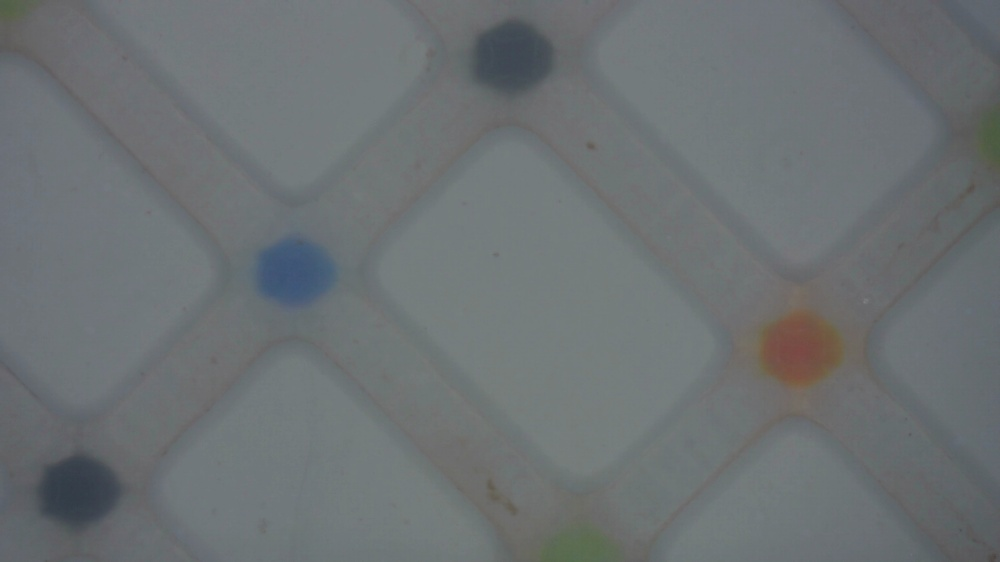
#> input picture circles in image/random/random_000.jpg, 1000 x 562 px, shrunk from 1920 x 1080 before the run; its folder holds only this picture in this run
$ python test.py
#> lines starting #> are read from the running program, lines starting #| are printed output that depends on the picture; after the words box and inside, x2 and y2 are one past the last pixel; in counts of white or black regions, pixels touching at a corner belong together
import cv2
import numpy as np
from matplotlib import pyplot as plt
import os

def detect_and_draw_contours(image_path: str):
    # img = cv2.imread(image_path)
    # if img is None:
    #     raise ValueError("Wrong image path")

    # # Convert to HSV and extract S and V channels
    # hsv = cv2.cvtColor(img, cv2.COLOR_BGR2HSV)
    # h_value, s_value, v_value = cv2.split(hsv)
    # # h_value[:] = 150
    # # v_value[:] = 255
    # # s_value[:] = 100

    # # _, s_value = cv2.threshold(s_value, 20, 255, cv2.THRESH_BINARY)
    # # s_value += 50
    # # h_value += 50

    # combined_weighted = cv2.addWeighted(s_value, 0.8, h_value, 0.2, 0)
    # kernel = np.ones((7,7),np.uint8)
    # erode = cv2.erode(combined_weighted, kernel, iterations=3)

    # edges = combined_weighted - erode
    # # _, th = cv2.threshold(edges, 250, 255, cv2.THRESH_BINARY)
    # # edges = cv2.Canny(combined_weighted, 50, 150)
    # combined_weighted2 = cv2.addWeighted(combined_weighted, 0.6, v_value, 0.4, 0)
    # hsv_modified = cv2.merge([h_value, s_value, v_value])
    # # # Convert back to RGB
    # # img_hue_white = cv2.cvtColor(hsv_modified, cv2.COLOR_HSV2RGB)
    # # hsvNew = cv2.cvtColor(img_hue_white, cv2.COLOR_RGB2HSV)
    # # h_valueNew, s_valueNew, v_valueNew = cv2.split(hsvNew)
    # # combined_weightedNew = cv2.addWeighted(s_valueNew, 0.8, v_valueNew, 0.2, 0)
    # # img_hue_white = cv2.cvtColor(img_hue_white, cv2.COLOR_RGB2GRAY)
    # clahe = cv2.createCLAHE(clipLimit=20, tileGridSize=(8, 8))
    # cl1 = clahe.apply(combined_weighted)
    # _, th = cv2.threshold(cl1, 200, 255, cv2.THRESH_BINARY_INV)
    # edges = cv2.Canny(edges, 50, 150)

    # # Step 8: Display Results
    # plt.figure(figsize=(15, 6))
    # plt.subplot(161), plt.imshow(img[:, :, ::-1])
    # plt.title('Original Image'), plt.xticks([]), plt.yticks([])
    # plt.subplot(162), plt.imshow(h_value, cmap='gray')
    # plt.title('h'), plt.xticks([]), plt.yticks([])
    # plt.subplot(163), plt.imshow(s_value, cmap='gray')
    # plt.title('s'), plt.xticks([]), plt.yticks([])
    # plt.subplot(164), plt.imshow(combined_weighted, cmap='gray')
    # plt.title('v'), plt.xticks([]), plt.yticks([])
    # plt.subplot(165), plt.imshow(th, cmap="gray")
    # plt.title('s+h'), plt.xticks([]), plt.yticks([])
    # plt.subplot(166), plt.imshow(edges, cmap="gray")
    # plt.title('s+v'), plt.xticks([]), plt.yticks([])
    # plt.show()

    # # return contours

    # second way
#> called with image_path = 'random/random_000.jpg'
    img = cv2.imread(image_path)
#> img is the input picture: shape (562, 1000, 3); mean B, G, R 115.2, 113.2, 107.9
    if img is None:
        raise ValueError("Error loading image.")

    # Convert to HSV
    hsv = cv2.cvtColor(img, cv2.COLOR_BGR2HSV)
#> hsv: shape (562, 1000, 3); mean H, S, V 94.4, 19.8, 116.2
    h_value, s_value, v_value = cv2.split(hsv)
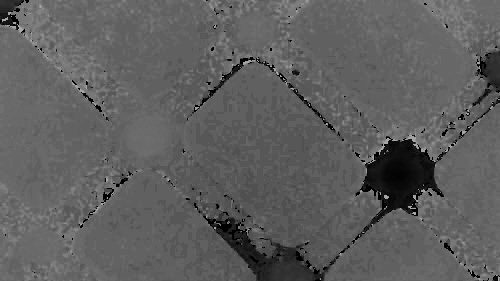
#> h_value: shape (562, 1000) (shown at 1/2 size); min 0, max 177, mean 94.4
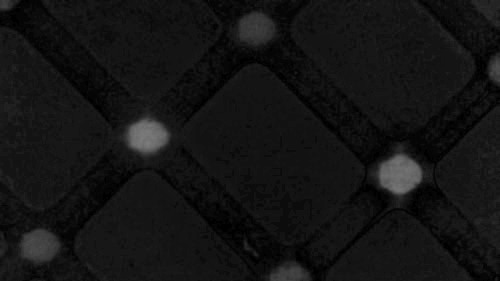
#> s_value: shape (562, 1000) (shown at 1/2 size); min 0, max 126, mean 19.8
    combined_weighted = cv2.addWeighted(s_value, 0.8, h_value, 0.2, 0)
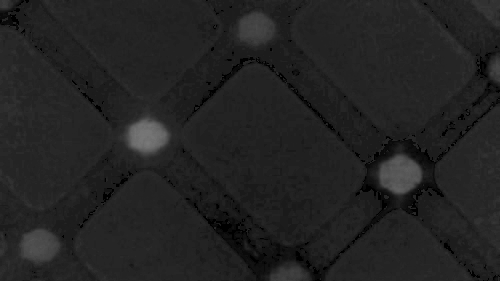
#> combined_weighted: shape (562, 1000) (shown at 1/2 size); min 0, max 122, mean 34.8
    # Step 1: Choose the best channel for segmentation
    # Based on previous experiments, S-channel (saturation) often works best
    processed = combined_weighted.copy()

    # Step 2: Apply CLAHE to enhance weak contrasts
    clahe = cv2.createCLAHE(clipLimit=8, tileGridSize=(25,4))
    processed = clahe.apply(processed)
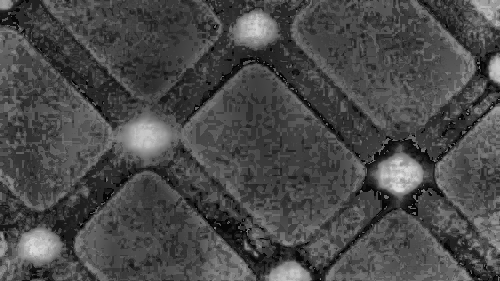
#> processed: shape (562, 1000) (shown at 1/2 size); min 0, max 230, mean 73.5

    # Step 3: Apply thresholding to separate circles from the background
    _, binary_thresh = cv2.threshold(processed, 150, 255, cv2.THRESH_BINARY)
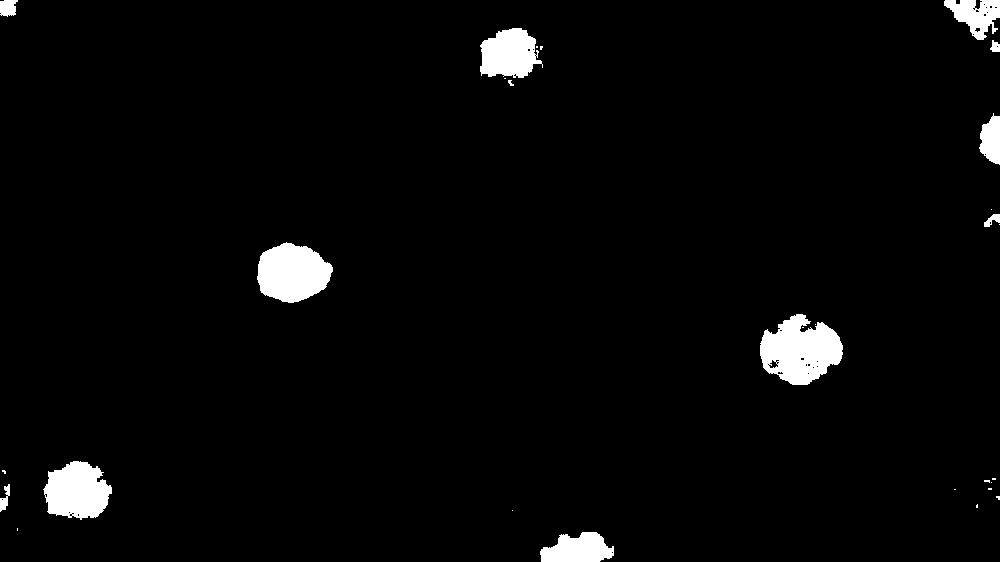
#> binary_thresh: shape (562, 1000); 3% white; 29 white regions (17 under 20 px), largest, box (x1, y1, x2, y2) and area: (760, 314, 843, 385) 3980, (257, 242, 333, 303) 3385, (43, 461, 112, 520) 2941

    # Step 4: Morphological operations to improve shape continuity
    kernel = np.ones((15, 15), np.uint8)
    binary_thresh = cv2.morphologyEx(binary_thresh, cv2.MORPH_OPEN, kernel)
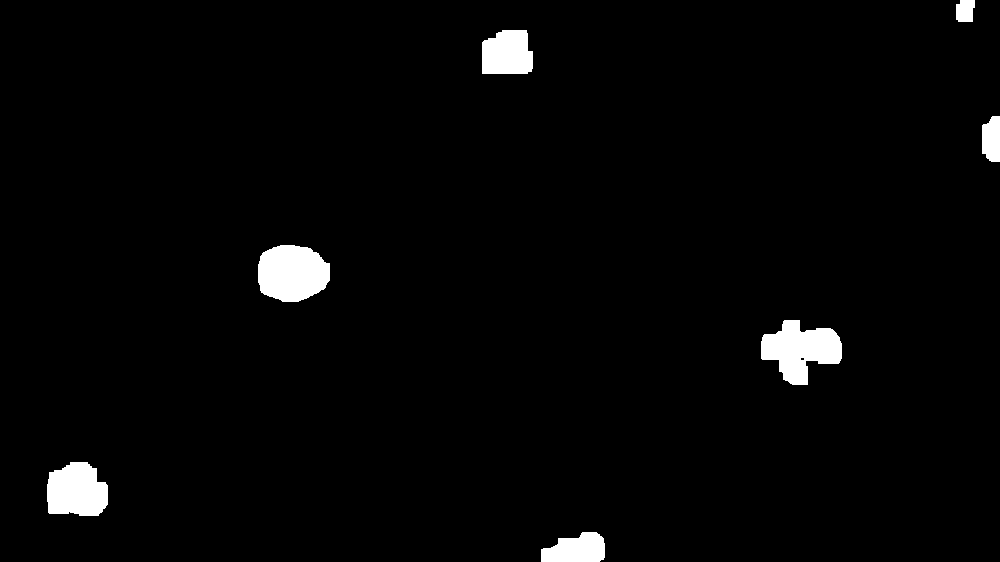
#> binary_thresh: shape (562, 1000); 2.5% white; 7 white regions
    # kernel2 = np.ones((5, 5), np.uint8)
    # binary_thresh3 = cv2.morphologyEx(binary_thresh, cv2.MORPH_CLOSE, kernel2, iterations=100)

    # binary_thresh = binary_thresh - binary_thresh3

    # Step 5: Find contours
    contours, _ = cv2.findContours(binary_thresh, cv2.RETR_EXTERNAL, cv2.CHAIN_APPROX_SIMPLE)
#> contours = 7 contours; box (x1, y1, x2, y2) and area: (258, 245, 330, 302) 3216, (761, 320, 842, 385) 3096, (47, 462, 108, 516) 2599, (482, 30, 533, 74) 1893, (541, 532, 605, 562) 1398, (982, 116, 1000, 162) 662, (956, 0, 975, 22) 332

    # Step 6: Filter contours based on size and shape (circularity)
    detected_circles = []
    for cnt in contours:
        area = cv2.contourArea(cnt)
        perimeter = cv2.arcLength(cnt, True)
        if perimeter == 0:
            continue
        circularity = 4 * np.pi * (area / (perimeter ** 2))
        if 0.22 < circularity:  # Filtering circular objects
            print(circularity)
            (x, y), radius = cv2.minEnclosingCircle(cnt)
            circle_perimeter = 2 * np.pi * radius
            if 50 < radius < 130 and 0.6 < circle_perimeter / perimeter < 1.1:
                detected_circles.append((int(x), int(y), int(radius)))
#> this loop made 7 passes
#> (area, perimeter, circularity, x, y, radius, circle_perimeter) on passes 1 to 7: (1397.5, 172.9, 0.588, 572, 549.5, 33.06, 207.7), (2599, 214.8, 0.708, 75.42, 492.7, 33.55, 210.8), (3095.5, 283.2, 0.485, 801, 349.4, 40.92, 257.1), (3216.5, 221.8, 0.822, 293.1, 273.1, 37.27, 234.2), (662, 118.1, 0.596, 995, 138.5, 22.85, 143.6), (1893, 180.1, 0.733, 505.7, 53.28, 30.86, 193.9), (331.5, 76.24, 0.717, 966, 10.5, 13.2, 82.94)
#> (printed output is left out)
#> after the loop, detected_circles = []

    # Step 7: Draw detected circles
    output_image = img.copy()
    for (x, y, r) in detected_circles:
        cv2.circle(output_image, (x, y), r, (0, 255, 0), 2)  # Green circle
#> this loop made 0 passes

    # Step 8: Display results
    plt.figure(figsize=(12, 6))
    plt.subplot(131), plt.imshow(cv2.cvtColor(img, cv2.COLOR_BGR2RGB))
    plt.title('Original Image'), plt.xticks([]), plt.yticks([])
    plt.subplot(132), plt.imshow(binary_thresh, cmap='gray')
    plt.title('Processed Binary Image'), plt.xticks([]), plt.yticks([])
    plt.subplot(133), plt.imshow(cv2.cvtColor(output_image, cv2.COLOR_BGR2RGB))
    plt.title('Detected Circles (Contours)'), plt.xticks([]), plt.yticks([])
    plt.show()
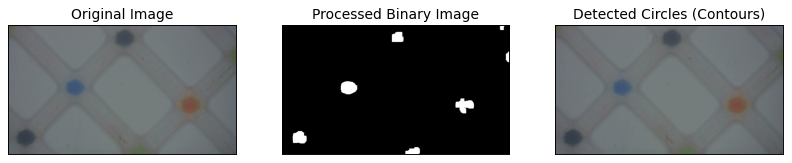
#> figure drawn by matplotlib, 3 panels

    # return detected_circles

    #third way
    # img = cv2.imread(image_path)
    # if img is None:
    #     raise ValueError("Error loading image.")

    # # Convert to HSV
    # hsv = cv2.cvtColor(img, cv2.COLOR_BGR2HSV)
    # h_value, s_value, v_value = cv2.split(hsv)

    # # Step 1: Select the Best Channel (S or V)
    # combined_weighted = cv2.addWeighted(s_value, 0.9, h_value, 0.1, 0)
    # # combined_weighted = cv2.addWeighted(combined_weighted, 0.7, s_value, 0.5, 0)

    # # Step 2: Apply CLAHE for better contrast
    # clahe = cv2.createCLAHE(clipLimit=12, tileGridSize=(10, 10))
    # processed = clahe.apply(combined_weighted)

    # _, binary_thresh = cv2.threshold(processed, 150, 255, cv2.THRESH_BINARY)

    # # Step 3: Apply Gaussian Blur to Reduce Noise
    # # blurred = cv2.GaussianBlur(processed, (9, 9), 2)

    # # Step 4: Apply Canny Edge Detection
    # edges = cv2.Canny(binary_thresh, 50, 150)


    # contours, _ = cv2.findContours(edges, cv2.RETR_EXTERNAL, cv2.CHAIN_APPROX_SIMPLE)
    # contour_image = img.copy()
    # # cv2.drawContours(contour_image, contours, -1, (0, 255, 0), 2)
    # output_image = img.copy()
    # min_radius_threshold = 50
    # min_circularity_threshold = 0.1  # Ideal circles are close to 1

    # # Loop through each contour individually
    # print(len(contours))
    # for contour in contours:
    #     # Create a new black image for each contour
    #     # if len(contour) <= 100:
    #     #     continue
    #     if len(contour) > 100:
    #         black_image = np.zeros_like(binary_thresh)
    #         cv2.drawContours(black_image, [contour], -1, (255, 255, 255), thickness=cv2.FILLED)

    #         # plt.figure(figsize=(12, 6))
    #         # # plt.subplot(131), plt.imshow(cv2.cvtColor(img, cv2.COLOR_BGR2RGB))
    #         # # plt.title('Original Image'), plt.xticks([]), plt.yticks([])
    #         # plt.subplot(132), plt.imshow(black_image, cmap='gray')
    #         # plt.title('Processed Binary Image'), plt.xticks([]), plt.yticks([])
    #         # # plt.subplot(133), plt.imshow(output_image)
    #         # # plt.title('Contours'), plt.xticks([]), plt.yticks([])
    #         # # Draw the current contour in white
    #         # plt.show()

    #         # Apply Hough Circle Transform
    #         circles = cv2.HoughCircles(
    #             black_image, cv2.HOUGH_GRADIENT, dp=1.5, minDist=20,
    #             param1=50, param2=30, minRadius=10, maxRadius=100
    #         )

    #         # Compute contour circularity
    #         area = cv2.contourArea(contour)
    #         perimeter = cv2.arcLength(contour, True)

    #         if perimeter == 0 or area == 0:
    #             continue  # Skip invalid contours

    #         circularity = (4 * np.pi * area) / (perimeter ** 2)  # Circularity formula

    #         # Check if we detected a circle
    #         if circles is not None:
    #             print("entered")
    #             circles = np.uint16(np.around(circles))
    #             for circle in circles[0, :]:
    #                 x, y, radius = circle
    #                 circle_perimeter = 2 * np.pi * radius  # Perimeter of Hough circle

    #                 # Validate if contour is circular and similar to the detected Hough circle
    #                 if (circularity > min_circularity_threshold and radius > min_radius_threshold
    #                         and abs(perimeter - circle_perimeter) < 15):  # Allow slight perimeter difference

    #                     # Draw the detected circle and valid contour on the original image
    #                     cv2.circle(output_image, (x, y), radius, (0, 255, 0), 2)  # Green Circle
    #                     cv2.circle(output_image, (x, y), 2, (0, 0, 255), 3)  # Mark Center
    #                     cv2.drawContours(output_image, [contour], -1, (255, 0, 0), 2)  # Blue Contour


    # Step 5: Apply Hough Circle Transform
    # circles = cv2.HoughCircles(edges, cv2.HOUGH_GRADIENT, dp=1.5, minDist=350,
    #                            param1=50, param2=25, minRadius=60, maxRadius=80)

    # detected_circles = []
    # output_image = img.copy()

    # if circles is not None:
    #     circles = np.uint16(np.around(circles))
    #     for circle in circles[0, :]:
    #         x, y, r = circle
    #         detected_circles.append((x, y, r))
    #         # cv2.circle(output_image, (x, y), r, (0, 255, 0), 2)  # Draw circle
    #         # cv2.circle(output_image, (x, y), 2, (0, 0, 255), 3)  # Draw center

    # for contour in contours:
    #     area = cv2.contourArea(contour)
    #     perimeter = cv2.arcLength(contour, True)

    #     if perimeter == 0:
    #         # print(contour)
    #         continue  # Avoid division by zero

    #     # print("got here")
    #     # Compute circularity
    #     circularity = (4 * np.pi * area) / (perimeter ** 2)

    #     # Fit a minimum enclosing circle
    #     (x, y), radius = cv2.minEnclosingCircle(contour)
    #     radius = int(radius)
    #     print(circularity)
    #     print(radius)
    #     print()
    #     # Check circularity and radius conditions
    #     if radius > 30:
    #         cv2.circle(output_image, (int(x), int(y)), radius, (0, 255, 0), 2)  # Draw circle
    #         cv2.circle(output_image, (int(x), int(y)), 2, (0, 0, 255), 3)  # Mark center

    # Step 6: Display Results
    # plt.figure(figsize=(12, 6))
    # plt.subplot(131), plt.imshow(cv2.cvtColor(img, cv2.COLOR_BGR2RGB))
    # plt.title('Original Image'), plt.xticks([]), plt.yticks([])
    # plt.subplot(132), plt.imshow(edges, cmap='gray')
    # plt.title('Processed Binary Image'), plt.xticks([]), plt.yticks([])
    # plt.subplot(133), plt.imshow(output_image)
    # plt.title('Contours'), plt.xticks([]), plt.yticks([])
    # # plt.subplot(134), plt.imshow(output_image)
    # # plt.title('Contours'), plt.xticks([]), plt.yticks([])
    # plt.show()


def main():
    # [17 lines of commented-out code are left out]
    folder_path = "random"
    images = [f for f in os.listdir(folder_path)]
    for image in images:
        detect_and_draw_contours(f"{folder_path}/{image}")

if __name__ == "__main__":
    main()

$ run again, on circles in image/random/random_004.jpg
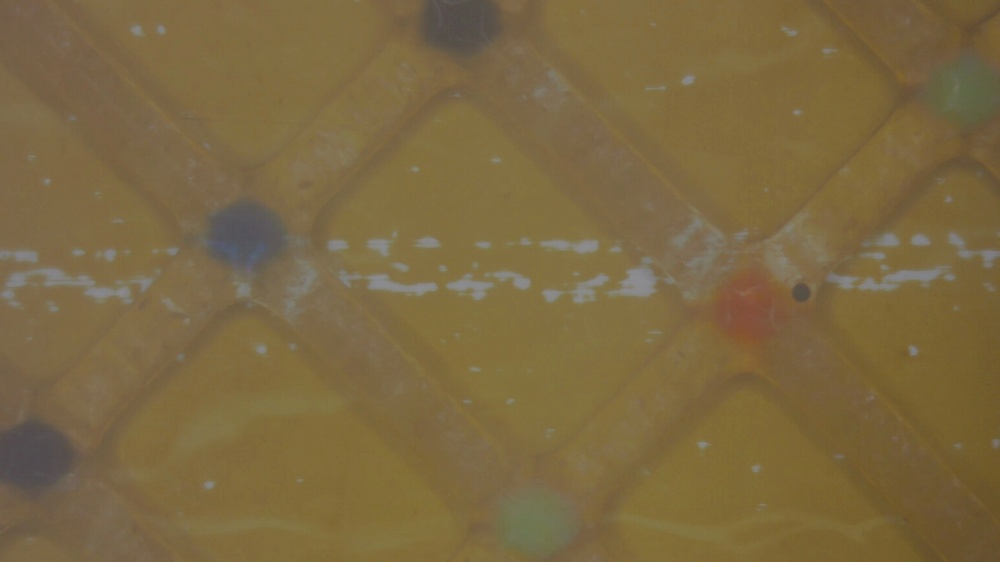
#> input picture circles in image/random/random_004.jpg, 1000 x 562 px, shrunk from 1920 x 1080 before the run
#> in detect_and_draw_contours, img is the input picture: shape (562, 1000, 3); mean B, G, R 65.7, 104.4, 123.7
#> hsv: shape (562, 1000, 3); mean H, S, V 21.2, 119.1, 123.8
#> in detect_and_draw_contours, `binary_thresh = cv2.morphologyEx(binary_thresh, cv2.MORPH_OPEN, kernel)`:
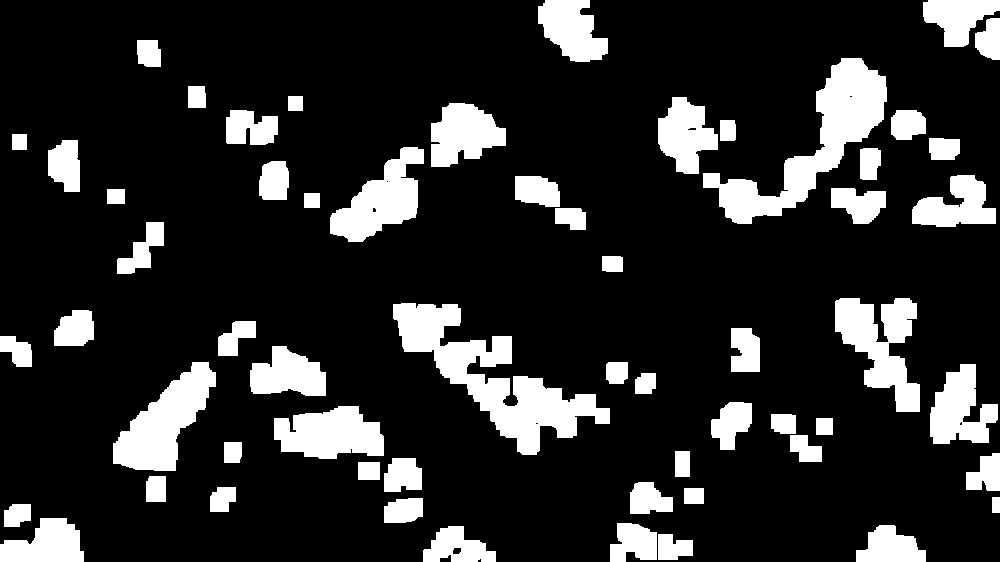
#> binary_thresh: shape (562, 1000); 17% white; 59 white regions
#> contours = 59 contours; largest, box (x1, y1, x2, y2) and area: (393, 303, 610, 455) 10085, (703, 58, 887, 224) 8611, (113, 362, 216, 471) 5348, (835, 298, 920, 412) 4900, (330, 147, 424, 242) 4286
#> the loop in detect_and_draw_contours, `for cnt in contours:` made 59 passes
#> (cnt, area, perimeter, circularity, x, y, radius, circle_perimeter) on passes 8, 9, 13, 16: ([[992, 497], [992, 512], [999, 512], [999, 497]], 105, 44, 0.682, 995.5, 504.5, 8.28, 52), ([[684, 488], [684, 503], [703, 503], [703, 488]], 285, 68, 0.775, 693.5, 495.5, 12.1, 76.05), ([[358, 462], [358, 479], [379, 479], [379, 462]], 357, 76, 0.777, 368.5, 470.5, 13.51, 84.88), ([[675, 451], [675, 476], [689, 476], [689, 451]], 350, 78, 0.723, 682, 463.5, 14.33, 90.02)
#> (printed output is left out)
#> after the loop in detect_and_draw_contours, `for cnt in contours:`: detected_circles = [(328, 436, 57), (376, 191, 62)]
#> the loop in detect_and_draw_contours, `for (x, y, r) in detected_circles:` made 2 passes
#> in detect_and_draw_contours, `plt.show()`:
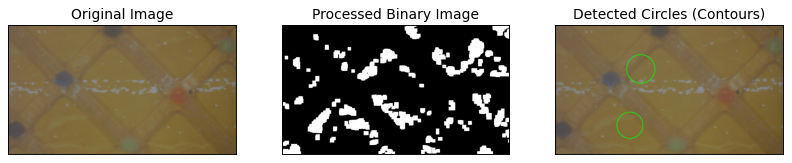
#> figure drawn by matplotlib, 3 panels
